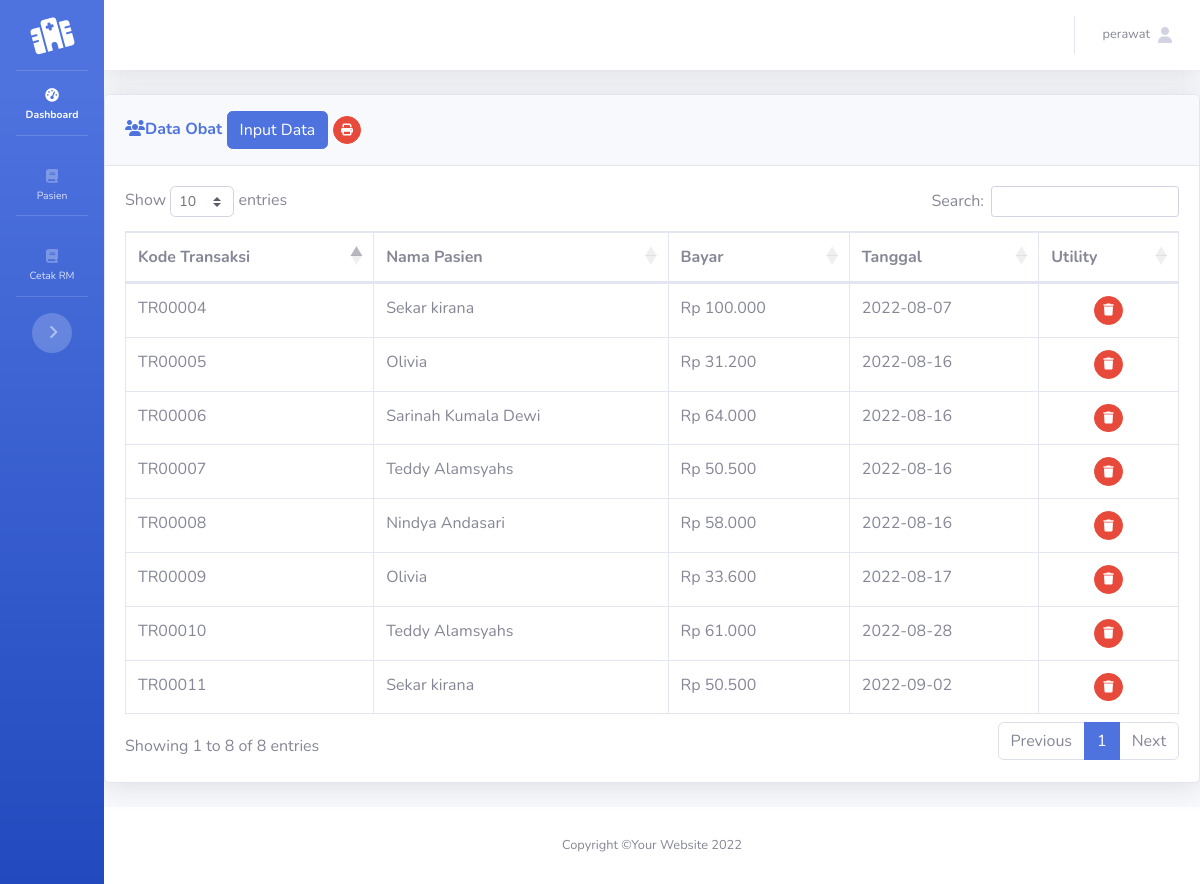
/Admin/index.php?halaman=transaksi (signed in), run on the app's committed database.
### tables this page shows
CREATE TABLE `transaksi` (
  `no_trans` varchar(8) NOT NULL,
  `no_pasien` varchar(8) NOT NULL,
  `bayar` int(11) NOT NULL,
  `tgl` date NOT NULL
);

CREATE TABLE `pasien` (
  `idpasien` varchar(10) NOT NULL,
  `goldar` varchar(2) NOT NULL,
  `namapasien` varchar(40) NOT NULL,
  `tgllahir` date NOT NULL,
  `jnskelamin` enum('Perempuan','Laki-laki','','') NOT NULL,
  `alamat` varchar(50) NOT NULL,
  `notelpon` varchar(15) NOT NULL,
  `status` int(11) NOT NULL
);

### Admin/transaksi.php (the view, shortened to what this page needs)
<div class="card shadow mb-4">
	<div class="card-header py-3">
		<h6 class="m-0 font-weight-bold text-primary"><i class="fas fa-users fa-table"></i>Data Obat
			<a href="index.php?halaman=inputtransaksi" class="btn btn-primary">Input Data</a>
			<a title= "Cetak Nota Registrasi" href="./?halaman=periode"
							class="btn btn-danger btn-circle btn-sm">
							<i class="fas fa-print"></i>
							</a>
		</h6>
	</div>
	<div class="card-body">
		<div class="table-responsive">
			<table class="table table-bordered" id="dataTable" width="100%" cellspacing="0">
				<thead>
					<tr>
						<th>Kode Transaksi</th>
						<th>Nama Pasien</th>
						<th>Bayar</th>
						<th>Tanggal</th>
						<th>Utility</th>
					</tr>
				</thead>
				<tbody>
					<?php
					function rupiah($angka){
	$hasil_rupiah = "Rp " . number_format($angka,0,',','.');
	return $hasil_rupiah;
}
					$qdata=mysqli_query($kon,"SELECT * FROM transaksi a,pasien b where a.no_pasien=b.idpasien"); WHILE ($data=mysqli_fetch_array($qdata))
					{
						?>
						<tr>
							<td><?php echo $data['0'];?></td>
							<td><?php echo $data['6'];?></td>
							<td><?php echo rupiah($data['2']);?></td>
							<td><?php echo $data['3'];?></td>
							<td align="center">
							<a href="hapustransaksi.php?id=<?php echo $data['0'];?>" onClick="return confirm('Apakah Data Akan Dihapus')" class="btn btn-danger btn-circle btn-sm">
								<i class="fas fa-trash"></i>
							</a>
							</td>
						</tr>
						<?php
					}
					   ?>
				</tbody>
			</table>
		</div>
	</div>
</div>

### data on the page
transaksi: no_trans "TR00004", pasien.namapasien "Sekar kirana", bayar "Rp 100.000", tgl "2022-08-07"
transaksi: no_trans "TR00005", pasien.namapasien "Olivia", bayar "Rp 31.200", tgl "2022-08-16"
transaksi: no_trans "TR00006", pasien.namapasien "Sarinah Kumala Dewi", bayar "Rp 64.000", tgl "2022-08-16"
transaksi: no_trans "TR00007", pasien.namapasien "Teddy Alamsyahs", bayar "Rp 50.500", tgl "2022-08-16"
transaksi: no_trans "TR00008", pasien.namapasien "Nindya Andasari", bayar "Rp 58.000", tgl "2022-08-16"
transaksi: no_trans "TR00009", pasien.namapasien "Olivia", bayar "Rp 33.600", tgl "2022-08-17"
transaksi: no_trans "TR00010", pasien.namapasien "Teddy Alamsyahs", bayar "Rp 61.000", tgl "2022-08-28"
transaksi: no_trans "TR00011", pasien.namapasien "Sekar kirana", bayar "Rp 50.500", tgl "2022-09-02"

### other printed values
$_SESSION['namapengguna'] "perawat"
